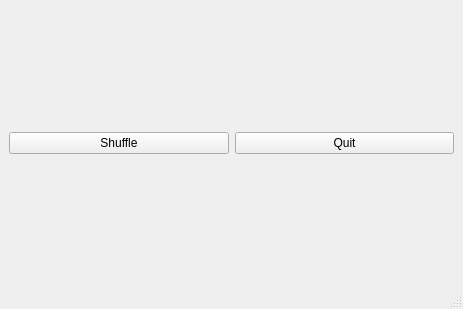
<?xml version="1.0" encoding="UTF-8"?>
<ui version="4.0">
 <class>MainWindow</class>
 <widget class="QMainWindow" name="MainWindow">
  <property name="geometry">
   <rect>
    <x>0</x>
    <y>0</y>
    <width>463</width>
    <height>309</height>
   </rect>
  </property>
  <property name="windowTitle">
   <string>MainWindow</string>
  </property>
  <widget class="QWidget" name="centralwidget">
   <layout class="QVBoxLayout" name="verticalLayout_2">
    <item>
     <layout class="QGridLayout" name="gridLayout"/>
    </item>
    <item>
     <layout class="QHBoxLayout" name="horizontalLayout">
      <item>
       <widget class="QPushButton" name="shuffleButton">
        <property name="text">
         <string>Shuffle</string>
        </property>
       </widget>
      </item>
      <item>
       <widget class="QPushButton" name="quitButton">
        <property name="text">
         <string>Quit</string>
        </property>
       </widget>
      </item>
     </layout>
    </item>
   </layout>
  </widget>
  <widget class="QStatusBar" name="statusBar"/>
  <action name="actionQuit">
   <property name="text">
    <string>Quit</string>
   </property>
  </action>
 </widget>
 <resources/>
 <connections/>
</ui>
